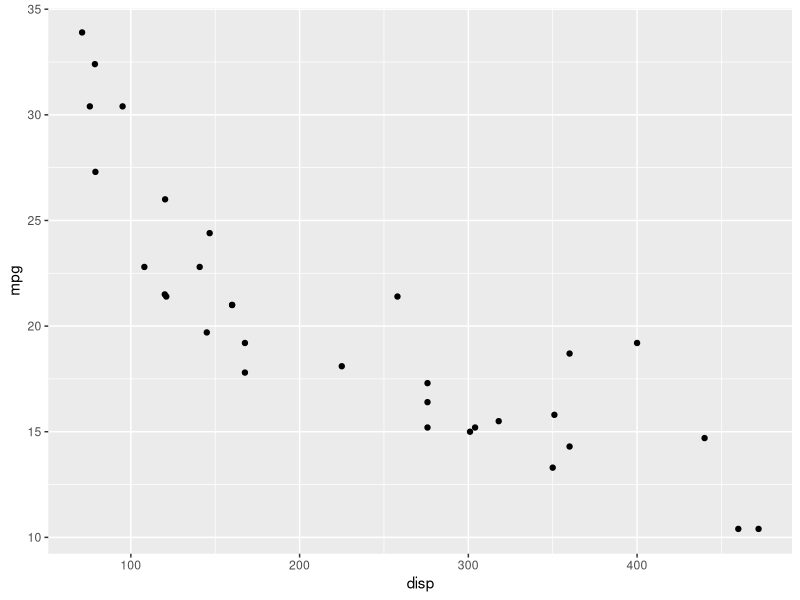
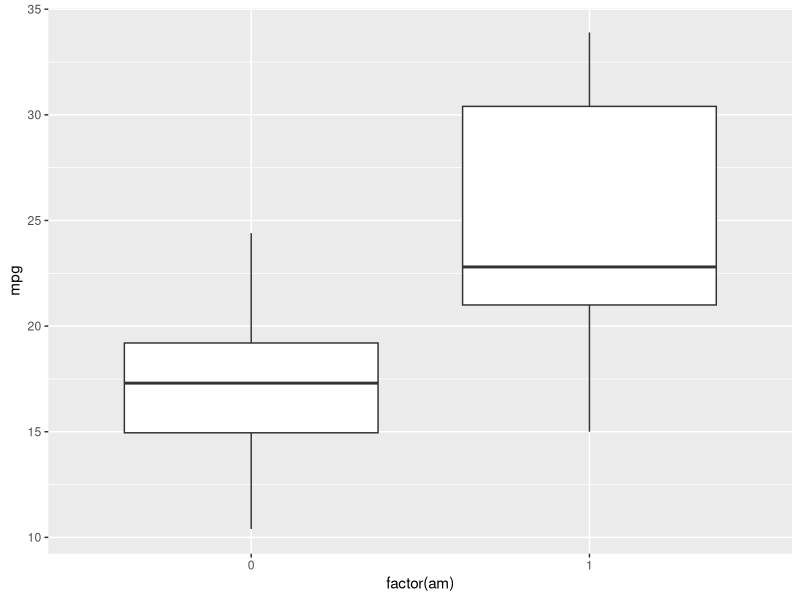
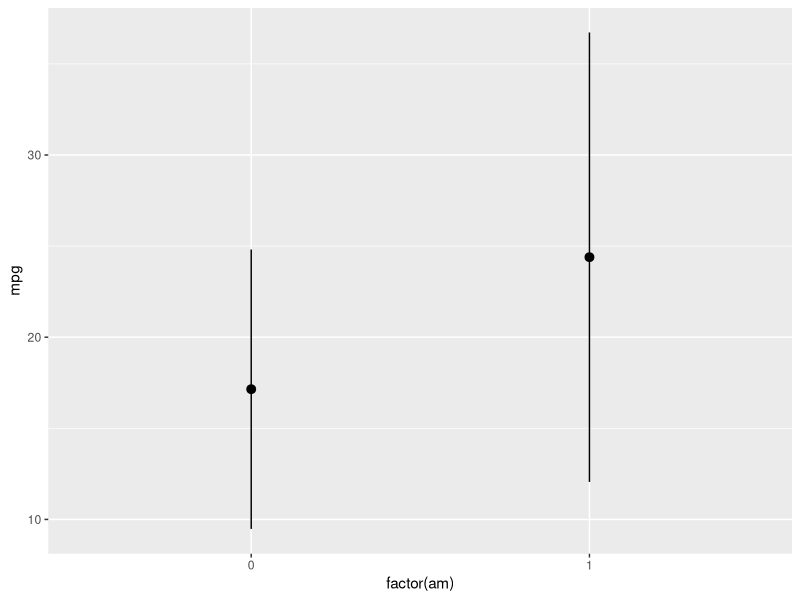
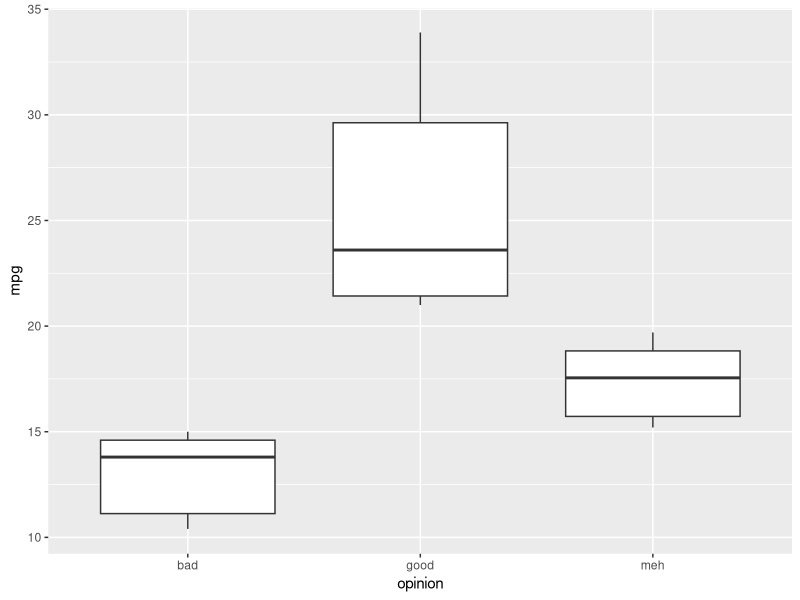

Write R code to recreate these figures, in order. (Note: this script raises an error after producing the figures.)
## ---- chunk 1
#| label: load-libs

library("tidyverse")
library("ggplot2")
library("Hmisc")
library("dplyr")
## ---- chunk 2
#| label: explore

glimpse(mtcars)
head(mtcars, 15)
dim(mtcars)
summary(mtcars)
## ---- chunk 3
#| label: some-plot

# Call dataframe and 'pipe' into ggplot function
# Add aesthetic mapping to x and y axis
mtcars |>
  ggplot() +
  aes(x = disp, y = mpg) + #We add a layer to the plot
  geom_point()

mtcars |>
  ggplot() +
  aes(x = factor(am), y = mpg) +
  geom_boxplot()

mtcars |>
  ggplot() +
  aes(x = factor(am), y = mpg) +
  stat_summary(
    fun.data = mean_sdl,
    geom = 'pointrange'
  )
## ---- chunk 4
#| label: simple-transformations
mtcars
# Select column with 'select()'， pick columns form dataframe, select()有重命名的功能
mtcars |>
  select(mpg, displacement = disp, am)


mtcars |>
  select(mpg:drat)

#select() any 3 variables, can put columns in any order, the columns in front of the () will appear before
mtcars |>
  select(drat, am, gear)

#select() last 3 variables

mtcars |>
  select(am:carb)

#Use the select() to rename mpg
mtcars |>
  select(hellow_world = mpg)



#select()选择需要的列, filter()选择特定条件先的行列, mutate()添加新的列
#rows of a dataframe with filter()
#logical operators:
#<, >, <=, >=, ==, !=(不等于), &(and), |(or), %in%(in)
mtcars |>
  select(mpg, displacement = disp, am) |>
  filter(am == 1, mpg >= 23) |>
  mutate(mpg_100 = mpg + 100,
         z_mpg = (mpg-mean(mpg)) / sd(mpg)
  )


#filter rows in which mpg is less than 20 and greater than 14
filter(mtcars, mpg > 14 & mpg< 20)

#filter rows in which cyl is equal to 6
filter(mtcars, cyl == 6)

#filter rows in which mpg is greater than 20 or disp is less than 200
filter(mtcars, mpg > 20 | disp < 200)



#aggregate summaries with 'group_by()' and 'summaries'
mtcars |>
  group_by(am) |>
  summarise(avg = mean(mpg), sd = sd(mpg))


#arrange rows of a dataframe with arrange(), arrange(my_data, weight), tell which columns you want arrange by, desc()倒序排列

#arrange the mtcars dataset based on cyl and disp

arrange(mtcars, cyl, disp)
#wrong arrange(mtcars, cyl & disp)
arrange(mtcars, cyl & disp)
mtcars
#arrange the mtcars dataset based on mpg from highest to lowest

arrange(mtcars, desc(mpg))


#mutate variables of a dataframe with mutate(), add columns: mutate(my_data, new_col = 'hi')
#mutate(my_data, smart = ifelse(iq > 100, "yes", 'no'))

#In the mtcars datasets, select the mpg column and then create a new column called mpg_x2 that doubles every value in the dataframe

mtcars |>
  select(mpg) |>
  mutate(mpg_x2 = mpg*2)

#In the mtcars datasets, select the mpg column and then create a new column called mpg_c that centers the mpg data by subtracting the mean value of mpg from every value in dataframe

mtcars |>
  select(mpg) |>
  mutate(mpg_c = mpg - mean(mpg))

#create a new column called value that applies the label 'good' to cars that get over 18 mpg and the label 'bad' to cars that get mpg 18 or less

mtcars |>
  select(mpg) |>
  mutate(value = if_else(
    condition = mpg > 18,
    true = 'good',
    false = 'bad'))

mtcars |>
  select(mpg) |>
  mutate(value = if_else( mpg > 18, 'good','bad'))



#create new column called opinion if mpg greater than 20 then 'good', 
#if mpg less then 20 but greater than 15 then 'meh'
#if mpg less than 15 then 'bad'

mtcars |>
  select(mpg) |>
  mutate(
    opinion = case_when(mpg >= 20           ~'good',
                        mpg < 20 & mpg > 15 ~'meh',
                        mpg <= 15           ~'bad')) |>
  ggplot()+
  aes(x = opinion, y = mpg) + 
  geom_boxplot()


#summarize variables of a dataframe with summarize(my_data, mean_weight = mean(weight))
#group_by(),按照什么分组

#Calculate the mean value of mpg in the dataset mtcars
mtcars |>
  summarize(avg = mean(mpg))

#Calculate the mean value of mpg as a function of cyl
mtcars |>
  group_by(cyl) |>
  summarize(avg = mean(mpg))


#Calculate the mean, standard deviation, min and max of mpg as a function of cyl
mtcars |>
  group_by(cyl) |>
  summarize(avg = mean(mpg),
            std = sd(mpg),
            mn = min(mpg),
            mx = max(mpg))
